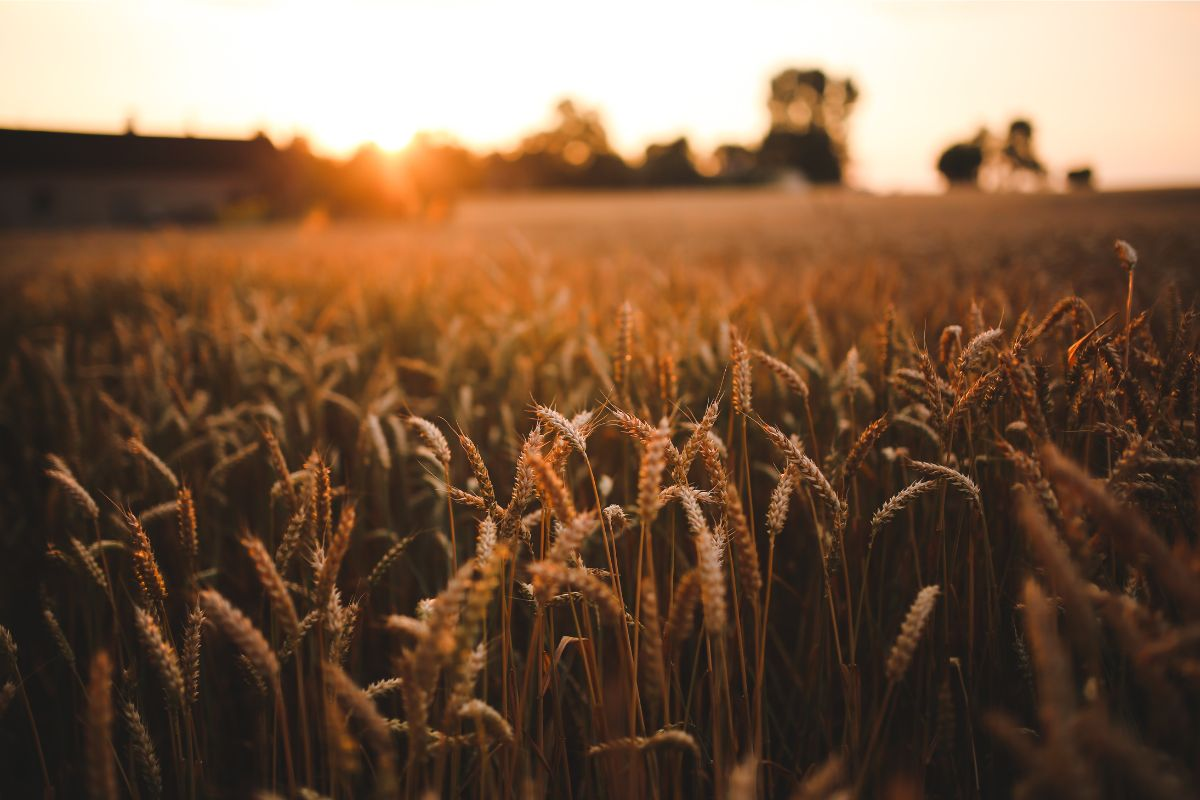
#> input picture input/behoud-van-grondstoffen.jpg, 1200 x 800 px
$ python imgbw.py
#> lines starting #> are read from the running program, lines starting #| are printed output that depends on the picture
import os
from PIL import Image

# Get the list of image files in the folder
folder_path = input("Path/to/folder ")
#> the answer given: input

image_files = [f for f in os.listdir(folder_path) if f.endswith(".jpg")]

# Loop through each image file and resize it
for file_name in image_files:
    # Open the image file
    image = Image.open(os.path.join(folder_path, file_name))
#> image is the input picture: PIL image 1200x800 RGB; mean R, G, B 120.9, 91.9, 69

    # Convert to black and whit
    black_and_white = image.convert("L")
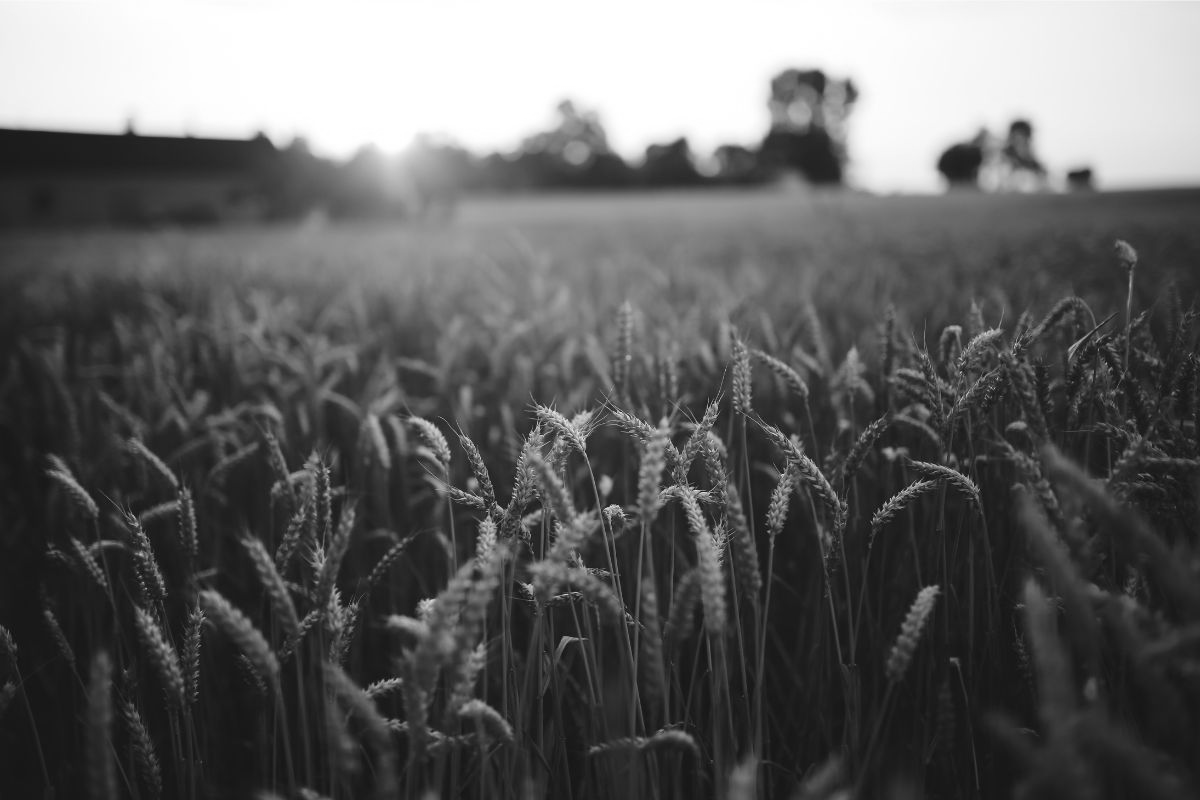
#> black_and_white: PIL image 1200x800 L; min 12, max 255, mean 98

	# Save the resized image with a new filename
    new_file_name = "black_and_white_" + file_name
    black_and_white.save(os.path.join(folder_path, new_file_name))

    print(f"All image files in {folder_path} converted to black and white")
#> pass 2 of the loop `for file_name in image_files:`:
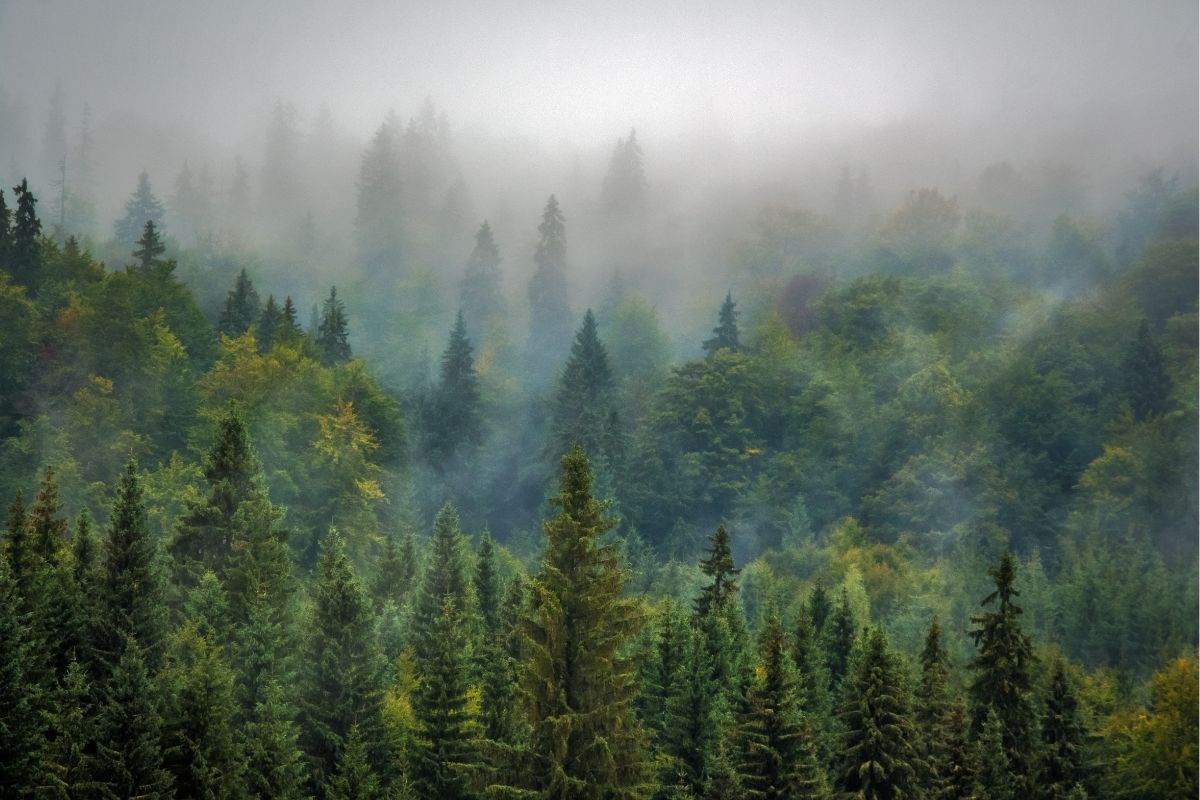
#> input picture input/behoud-van-land-en-natuurlijke-bron.jpg, 1200 x 800 px
#> image is the input picture: PIL image 1200x800 RGB; mean R, G, B 101.1, 112.5, 100.9
#> `black_and_white = image.convert("L")`:
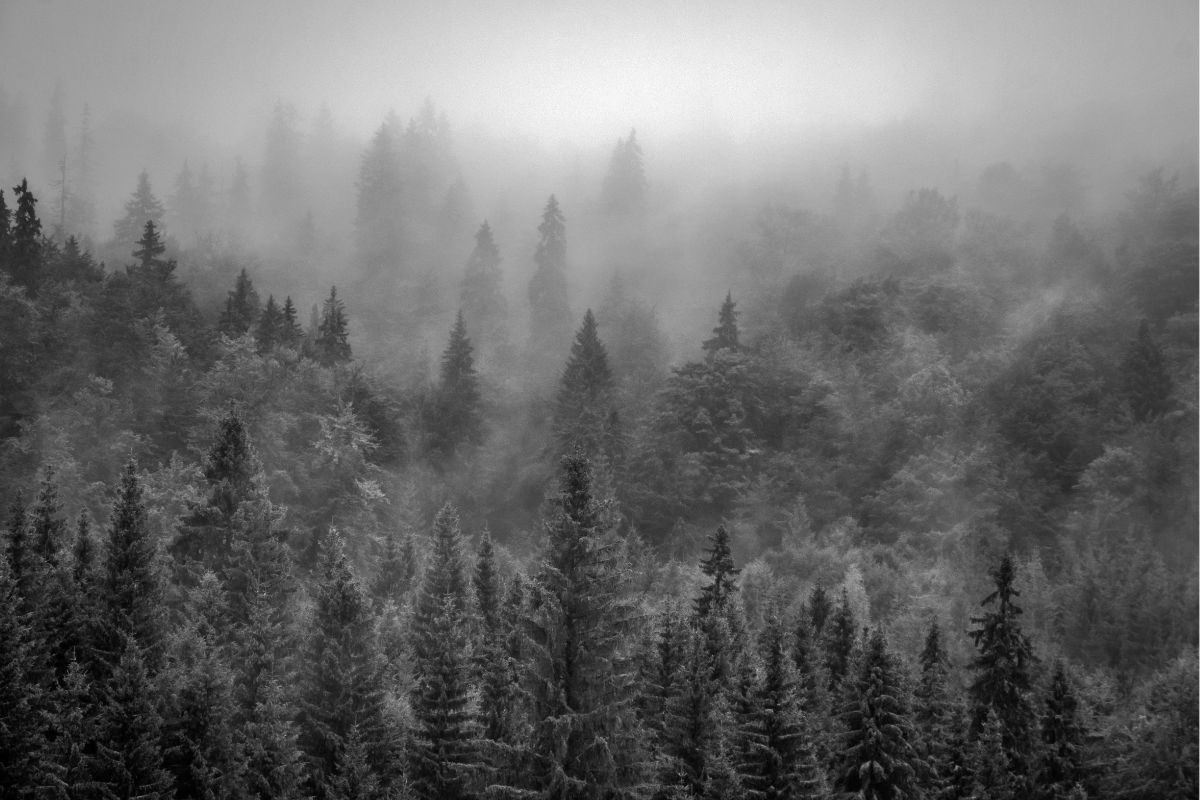
#> black_and_white: PIL image 1200x800 L; min 0, max 251, mean 107.7
